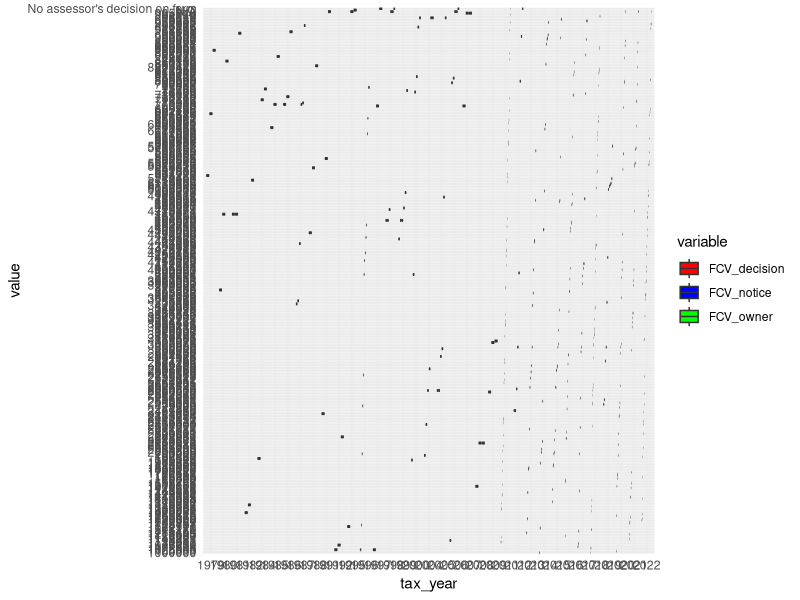

The R script that drew this image: (Note: this script raises an error after producing the figure.)

library(tidyverse)

# read data into tibble
petitions <- read_csv("Updated/Master_edited_new.csv")

# create identifier
petitions$ID <- 1:nrow(petitions)

# rename relevant columns
names(petitions)[1] <- 'include'
names(petitions)[3] <- 'tax_year'
names(petitions)[11] <- 'FCV_owner'
names(petitions)[12] <- 'LPV_owner'
names(petitions)[13] <- 'FCV_notice'
names(petitions)[14] <- 'LPV_notice'
names(petitions)[15] <- 'FCV_decision'
names(petitions)[16] <- 'LPV_decision'
names(petitions)[19] <- 'outcome'
names(petitions)[20] <- 'outcome_details'
names(petitions)[21] <- 'FCV_change'
names(petitions)[22] <- 'LPV_change'

petitions$tax_year = as.character(petitions$tax_year)
pet = subset(petitions,include == 1)

p3a_noNA <- petitions %>% drop_na(FCV_owner, FCV_notice, FCV_decision, tax_year)

p3a <- ggplot(p3a_noNA %>% pivot_longer(cols = c(FCV_owner, FCV_notice, FCV_decision), names_to = "variable", values_to = "value"), 
       aes(x = tax_year, y = value, fill = variable)) + 
       geom_boxplot() + scale_fill_manual(values = c("red", "blue", "green")) + theme_minimal()

p3b_noNA <- petitions %>% drop_na(LPV_owner, LPV_notice, LPV_decision, year)

p3b <- ggplot(p3b_noNA %>% pivot_longer(cols = c(LPV_owner, LPV_notice, LPV_decision), names_to = "variable", values_to = "value"), 
              aes(x = tax_year, y = value, fill = variable)) + 
  geom_boxplot() + scale_fill_manual(values = c("red", "blue", "green")) + theme_minimal()
